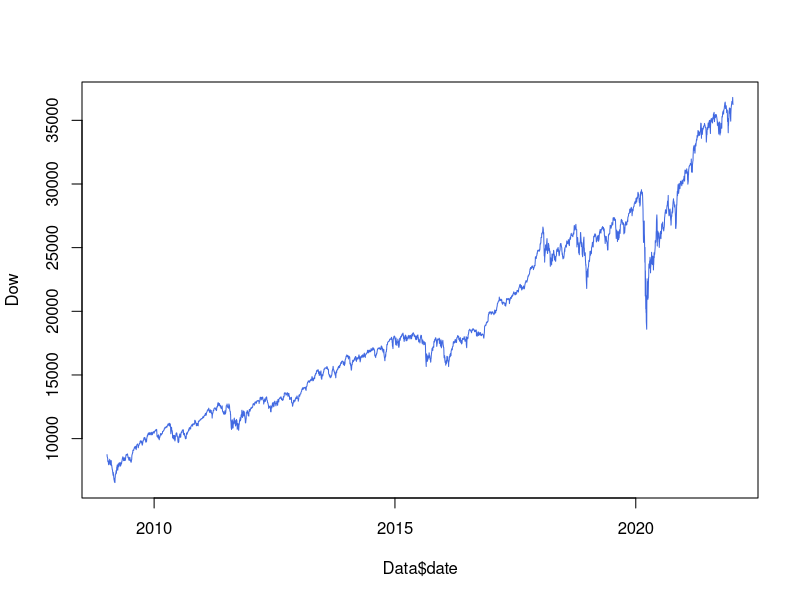

The R script that drew this image:
## Question 5

## Dow Jones
Data <- read.table(file="DowJones.csv", header = TRUE, sep = ",")
Data$date <- as.Date(Data$date, origin = "1899-12-31")
Dow <- as.numeric(Data$value)
plot(Data$date, Dow, type = "l", col="royalblue")

KNN <- function(X,Y,k,X.hat){
  # X.hat matrix with observations for which we want to determine the yhat value
  n <- dim(X)[1]
  p <- dim(X)[2]
  n.hat <- dim(X.hat)[1]
  y.hat <- rep(0,n.hat)
  for (i in 1:n.hat){
    x <- X.hat[i,]
    DD <- sqrt(rowSums((X-matrix(1,n,1)%*%x)^2)) # distance
    S <- sort(DD, index.return=TRUE)
    I <- S$ix[1:k]
    y.hat[i] <- mean(Y[I])
  }
  return(y.hat)
}